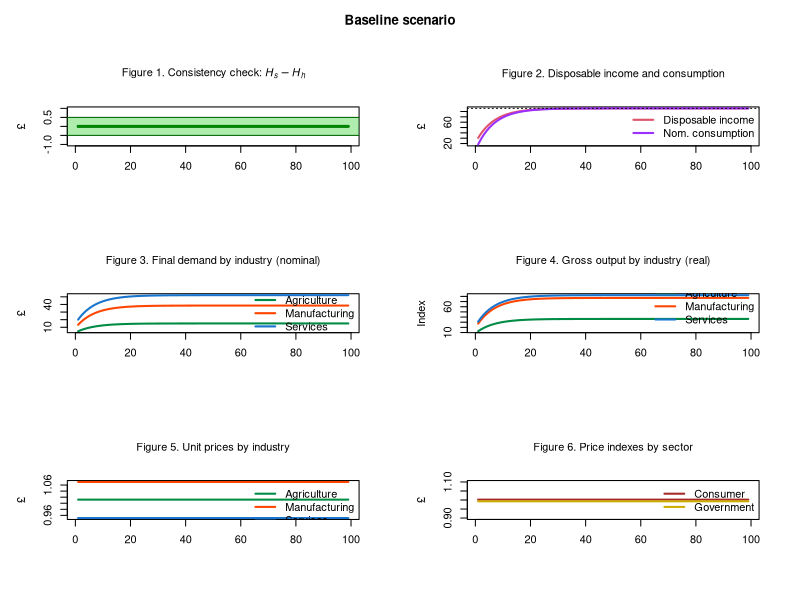
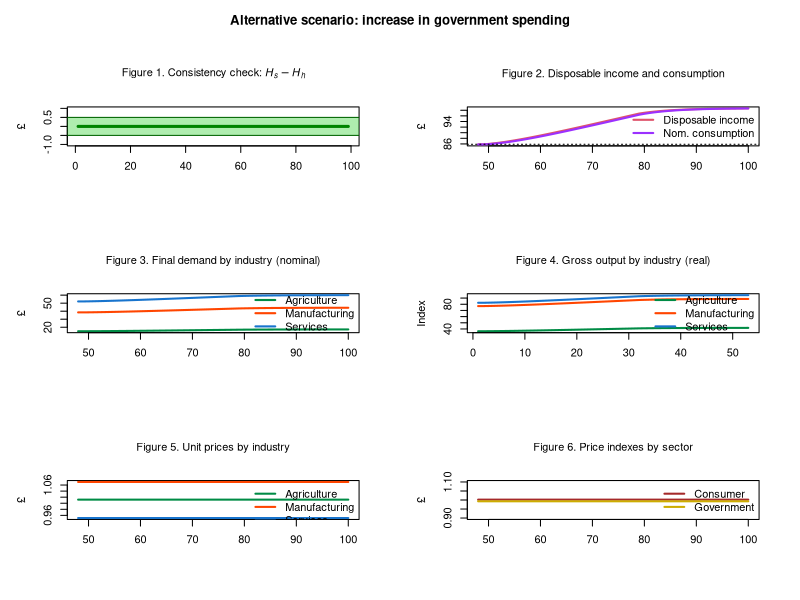

Source code (R) for these figures, in order:
# 3IO-SFC MODEL (BASED ON MODEL PC + 3-INDUSTRY IO TABLES)
# Created by Marco Veronese Passarella
# Last revision: 6 August 2025

# PREPARE THE ENVIRONMENT ####

# Clear Environment
rm(list=ls(all=TRUE))

# Clear Plots
if(!is.null(dev.list())) dev.off()

# Clear Console
cat("\014")

# Set directory/folder
#setwd("C:/Users/...")

# set number of periods
nPeriods = 100

# Set number of scenarios
nScenarios = 2 

# Set number of industries
nIndustries = 3

# Define number of iterations
nIterations <- 100

# SET THE COEFFICIENTS (EXOGENOUS VARIABLES AND PARAMETERS) ####

alpha10 <- 0.8 #Autonomous component of propensity to consume out of income
alpha11 <- 8 #Interest rate elasticity of propensity to consume out of income (minus sign)
alpha2 <- 0.4 #Propensity to consume out of wealth
w <- 0.4 #Uniform wage rate
mu <- 0.875 #Uniform mark-up
pr1 <- 3.5 #Labour productivity in industry 1
pr2 <- 5 #Labour productivity in industry 2
pr3 <- 2.2 #Labour productivity in industry 3
lambda0 <- 0.635 #Autonomous share of bills
lambda1 <- 5 #Elasticity of bills demand to interest rate
lambda2 <- 0.01 #Elasticity of bills demand to yd/v
theta <- 0.2 #Tax rate on income
r_bar <- matrix(data=0.025,nrow=nScenarios,ncol=nPeriods) #Interest rate as policy instrument
beta1_c_bar <- 0.15 #Household consumption share of product 1
beta2_c_bar <- 0.35 #Household consumption share of product 2
beta3_c_bar <- 0.50 #Household consumption share of product 3
beta1_g_bar <- 0.10 #Government consumption share of product 1
beta2_g_bar <- 0.30 #Government consumption share of product 2
beta3_g_bar <- 0.60 #Government consumption share of product 3
a11 <- 0.11 #Quantity of product 1 necessary to produce one unit of product 1
a12 <- 0.12 #Quantity of product 1 necessary to produce one unit of product 2
a13 <- 0.10 #Quantity of product 1 necessary to produce one unit of product 3
a21 <- 0.21 #Quantity of product 2 necessary to produce one unit of product 1
a22 <- 0.22 #Quantity of product 2 necessary to produce one unit of product 2
a23 <- 0.20 #Quantity of product 2 necessary to produce one unit of product 3
a31 <- 0.15 #Quantity of product 3 necessary to produce one unit of product 1
a32 <- 0.18 #Quantity of product 3 necessary to produce one unit of product 2
a33 <- 0.10 #Quantity of product 3 necessary to produce one unit of product 3

# CREATE VARIABLES AND ATTRIBUTE INITIAL VALUES ####

# Use 'array' function to create 3-dimension variables
x <- array(data=0,dim=c(nScenarios,nPeriods,nIndustries)) #Gross output by industry (real)
d <- array(data=0,dim=c(nScenarios,nPeriods,nIndustries)) #Demand by industry (real)
beta_c <- array(data=0,dim=c(nScenarios,nPeriods,nIndustries)) #Real consumption composition
beta_g <- array(data=0,dim=c(nScenarios,nPeriods,nIndustries)) #Real government expenditure composition
p <- array(data=1,dim=c(nScenarios,nPeriods,nIndustries)) #Unit prices

# Create matrix of coefficients
A <- matrix(data=0,nrow=nIndustries,ncol=nIndustries) #2D matrix of technical coefficients
I <- diag(x=1, nrow=nIndustries, ncol=nIndustries) #2D diagonal matrix
A4 <- array(data=0,dim=c(nScenarios,nPeriods,nIndustries,nIndustries)) #4D matrix of technical coefficients

# Other 2-dimension variables
alpha1 <- matrix(data=alpha10-alpha11*r_bar,nrow=nScenarios,ncol=nPeriods) #Propensity to consume out of income
b_cb <- matrix(data=0,nrow=nScenarios,ncol=nPeriods) #Government bills held by Central Bank
b_h <- matrix(data=0,nrow=nScenarios,ncol=nPeriods) #Government bills held by households
b_s <- matrix(data=0,nrow=nScenarios,ncol=nPeriods) #Government bills supplied by government
h_h <- matrix(data=0,nrow=nScenarios,ncol=nPeriods) #Cash money held by households
h_s <- matrix(data=0,nrow=nScenarios,ncol=nPeriods) #Cash money supplied by central bank
r <- matrix(data=r_bar,nrow=nScenarios,ncol=nPeriods) #Interest rate on government bills
t <- matrix(data=0,nrow=nScenarios,ncol=nPeriods) #Taxes
v <- matrix(data=0,nrow=nScenarios,ncol=nPeriods) #Households wealth
yd <- matrix(data=0,nrow=nScenarios,ncol=nPeriods) #Disposable income of households
cons <- matrix(data=0,nrow=nScenarios,ncol=nPeriods) #Consumption (real)
g <- matrix(data=20,nrow=nScenarios,ncol=nPeriods) #Government expenditure (real)
y <- matrix(data=0,nrow=nScenarios,ncol=nPeriods) #Value of net output (GDP)
p_c <- matrix(data=1,nrow=nScenarios,ncol=nPeriods) #Average price for the consumers
p_g <- matrix(data=1,nrow=nScenarios,ncol=nPeriods) #Average price for the government
infl <- matrix(data=1,nrow=nScenarios,ncol=nPeriods) #Inflation tax (see Godley and Lavoie, 9.2.4 and 9.3.1)

# RUN THE MODEL ####

# DEFINE THE LOOPS

# Choose scenario
for (j in 1:nScenarios){
  
  # Define time loop
  for (i in 2:nPeriods){
    
    # Define iterations
    for (iterations in 1:nIterations){
      
      # Add alternative scenarios as exogenous shocks
      
      # Shock 1: higher government spending
      if (i>=50 && j==2){
          if(g[j,i-1]>=23){g[j,i]=23}else{g[j,i]=g[j,i-1]+0.1} # Option 1: growing over time
          #g[j,i]=23 # Option 2: one-off shock
        }
      
      # A) Matrix of technical coefficients ####
      
      # 4D matrix of technical coefficients
      A4[j,i,,]=matrix(c(a11,a12,a13,
                         a21,a22,a23,
                         a31,a32,a33), nrow=3, byrow=TRUE)                  
      
      # 2D matrix of technical coefficients
      A = A4[j,i,,]          
      
      
      # B) Define consumption shares ####
      
      # Household real consumption shares
      beta_c[j,i,1]=beta1_c_bar
      beta_c[j,i,2]=beta2_c_bar
      beta_c[j,i,3]=beta3_c_bar
      
      # Government real consumption shares
      beta_g[j,i,1]=beta1_g_bar
      beta_g[j,i,2]=beta2_g_bar
      beta_g[j,i,3]=beta3_g_bar
      
      
      # C) Input-output structure ####
      
      # Real final demand vector by industry - eq. 14
      d[j,i,] = beta_c[j,i,]*cons[j,i] + beta_g[j,i,]*g[j,i]
      
      # Real gross output by industry  - eq. 15
      x[j,i,] = solve(I-A) %*% d[j,i,]
      
      # Value of net output (GDP)  - eq. 1.A
      y[j,i] = t(p[j,i,]) %*% d[j,i,]
      
      
      # D) Price setting ####
      
      # Set unit prices for each industry - eq. 17
      p[j,i,1] = (w/pr1) + (p[j,i,1]*A[1,1] + p[j,i,2]*A[2,1] + p[j,i,3]*A[3,1])*(1 + mu) 
      p[j,i,2] = (w/pr2) + (p[j,i,1]*A[1,2] + p[j,i,2]*A[2,2] + p[j,i,3]*A[3,2])*(1 + mu) 
      p[j,i,3] = (w/pr3) + (p[j,i,1]*A[1,3] + p[j,i,2]*A[2,3] + p[j,i,3]*A[3,3])*(1 + mu) 
      
      # Average price for the consumers - eq. 18
      p_c[j,i] = t(p[j,i,]) %*% beta_c[j,i,]
      
      # Average price for the government - eq. 19
      p_g[j,i] = t(p[j,i,]) %*% beta_g[j,i,]
      
      
      # E) Households' behaviour ####
      
      # Disposable income - eq. 2
      yd[j,i] = y[j,i] - t[j,i] + r[j,i-1]*b_h[j,i-1]
      
      # Wealth accumulation - eq. 4 
      v[j,i] = v[j,i-1] + (yd[j,i] - p_c[j,i]*cons[j,i])
      
      # Real consumption function with no monetary illusion - eq. 5.A.1 
      cons[j,i] = alpha1[j,i]*((yd[j,i]/p_c[j,i])-infl[j,i]) + alpha2*v[j,i-1]/p_c[j,i]
      
      # Endogenous propensity to consume out of income - eq. 12
      alpha1[j,i] = alpha10 - alpha11*r[j,i-1]   
      
      # Inflation tax for households - eq. 5.A.1
      infl[j,i] = ((p_c[j,i]-p_c[j,i-1])/p_c[j,i-1])*(v[j,i-1]/p_c[j,i])
      
      
      # F) Portfolio equations ####
      
      # Demand for cash money - eq. 6
      h_h[j,i] = v[j,i] - b_h[j,i]
      
      # Demand for government bills - eq. 7
      b_h[j,i] = v[j,i]*(lambda0 + lambda1*r[j,i] - lambda2*(yd[j,i]/v[j,i]))
      
      
      # G) Government ####
      
      # Tax payments - eq. 3 
      t[j,i] = theta*(y[j,i] + r[j,i-1]*b_h[j,i-1])
      
      # Supply of government bills - eq. 8
      b_s[j,i] = b_s[j,i-1] + ( p_g[j,i]*g[j,i] + r[j,i-1]*b_s[j,i-1]) - (t[j,i] + r[j,i-1]*b_cb[j,i-1])
      
      
      # H) Central bank ####
      
      # Supply of cash - eq. 9
      h_s[j,i] = h_s[j,i-1] + b_cb[j,i] - b_cb[j,i-1]
      
      # Government bills held by the central bank - eq. 10
      b_cb[j,i] = b_s[j,i] - b_h[j,i]
      
      # Interest rate as policy instrument - eq. 11
      r[j,i] = r_bar[j,i]
      
    }
  }
}

# DEFINE PLOTTING LAYOUT AND COLOURS ####

# Layout
layout(matrix(c(1:6), 3, 2, byrow = TRUE))
par(mar = c(5.1+1, 4.1+1, 4.1+1, 2.1+1), 
    oma = c(0, 0, 3, 0))  

# Customized colours
mycol1 <- rgb(0, 200, 0, max = 255, alpha = 80)

# Considered time span
tspan <- nPeriods

# CONSISTENCY CHECK (REDUNDANT EQUATION) ####

# Create consistency statement and other info ####
aerror<-0
error<-0
for (j in 1:nScenarios){
  for (i in 2:(nPeriods-1)){
    error <- error + (h_s[j,i]-h_h[j,i])^2}}
aerror <- error/(nPeriods*nPeriods)
if ( aerror<0.01 ){cat(" *********************************** \n Good news! The model is watertight! \n", "Average error =", aerror, "< 0.01 \n", "Cumulative error =", error, "\n ***********************************")} else{
  if ( aerror<1 && aerror<1 ){cat(" *********************************** \n Minor issues with model consistency \n", "Average error =", aerror, "> 0.1 \n", "Cumulative error =", error, "\n ***********************************")}
  else{cat(" ******************************************* \n Warning: the model is not fully consistent! \n", "Average error =", aerror, "> 1 \n", "Cumulative error =", error, "\n *******************************************")} }      
cat("\n Number of industries =", nIndustries)
cat("\n Number of scenarios =", nScenarios)
cat("\n Number of iterations/t =", nIterations)
cat("\n ***********************************")

# Figure 1: redundant equation
plot(h_s[1,2:tspan]-h_h[1,2:tspan], type="l", col="darkgreen",lwd=3,lty=1,font.main=1,cex.main=1,
     main=expression("Figure 1. Consistency check: " * italic(H[phantom("")]["s"]) - italic(H[phantom("")]["h"])),
     cex.axis=1,cex.lab=1,ylab = '\u00A3',
     xlab = '',ylim = range(-1,1))
rect(xleft=-10,xright=tspan*1.1,ybottom=-0.5,ytop=0.5,col=mycol1,border=NA)
abline(h=c(-0.5,0.5),lwd=1,col="darkgreen")

# PLOT RESULTS FOR THE BASELINE SCENARIO ####

# Add title
title("Baseline scenario", outer = TRUE)

# Figure 2: disposable income and consumption
plot(yd[1,2:tspan],type="l", col=2, lwd=2, lty=1, font.main=1,cex.main=1,
     main="Figure 2. Disposable income and consumption",
     ylab = '\u00A3',xlab = '',ylim = range(min(cons[1,2:tspan]*p_c[1,2:tspan]),max(yd[1,2:tspan])),
     cex.axis=1,cex.lab=1)
lines(cons[1,2:tspan]*p_c[1,2:tspan],type="l",lwd=2,lty=1,col="purple1")
legend("right",c("Disposable income","Nom. consumption"),  bty = "n",
       cex=1, lty=c(1,1), lwd=c(2,2), col = c(2,"purple1"), box.lty=0)
abline(h=yd[1,nPeriods],col=1,lty=3)

# Figure 3: Final demand by industry 
plot(d[1,2:tspan,1]*p[1,2:tspan,1],type="l",lwd=2,col="springgreen4",
     main="Figure 3. Final demand by industry (nominal)",
     font.main=1,cex.main=1,
     ylab = '£',xlab = '',ylim=range(max(p[1,2:tspan,]*d[1,2:tspan,]),min(p[1,2:tspan,]*d[1,2:tspan,])))
lines(p[1,2:tspan,2]*d[1,2:tspan,2],type="l",lwd=2,col="orangered",lty=1)
lines(p[1,2:tspan,3]*d[1,2:tspan,3],type="l",lwd=2,col="dodgerblue3",lty=1)
legend("right",c("Agriculture","Manufacturing","Services"),  bty = 'n', cex=1, lty=c(1,1,1), lwd=c(2,2,2), col = c("springgreen4","orangered","dodgerblue3"), box.lty=0)

# Figure 4: Gross outputs by industry 
plot(x[1,2:tspan,1],type="l",lwd=2,col="springgreen4",
     main="Figure 4. Gross output by industry (real)",
     font.main=1,cex.main=1,
     ylab = 'Index',xlab = '',ylim=range(min(x[1,2:tspan,]),max(x[1,2:tspan,])))
lines(x[1,2:tspan,2],type="l",lwd=2,col="orangered",lty=1)
lines(x[1,2:tspan,3],type="l",lwd=2,col="dodgerblue3",lty=1)
legend("bottomright",c("Agriculture","Manufacturing","Services"),  bty = 'n', cex=1, lty=c(1,1,1), lwd=c(2,2,2), col = c("springgreen4","orangered","dodgerblue3"), box.lty=0)

# Figure 5: Unit prices by industry 
plot(p[1,2:tspan,1],type="l",lwd=2,col="springgreen4",
     main="Figure 5. Unit prices by industry",
     font.main=1,cex.main=1,
     ylab = '£',xlab = '',ylim=range(min(p[1,2:tspan,]),max(p[1,2:tspan,])))
lines(p[1,2:tspan,2],type="l",lwd=2,col="orangered",lty=1)
lines(p[1,2:tspan,3],type="l",lwd=2,col="dodgerblue3",lty=1)
legend("topright",c("Agriculture","Manufacturing","Services"),  bty = 'n', cex=1, lty=c(1,1,1), lwd=c(2,2,2), col = c("springgreen4","orangered","dodgerblue3"), box.lty=0)

# Figure 6: Price indexes by sector 
plot(p_c[1,2:tspan],type="l",lwd=2,col="brown",
     main="Figure 6. Price indexes by sector",
     font.main=1,cex.main=1,
     ylab = '£',xlab = '',ylim=range(0.9,1.1))
lines(p_g[1,2:tspan],type="l",lwd=2,col="gold3",lty=1)
legend("topright",c("Consumer","Government"),  bty = 'n', cex=1, lty=c(1,1), lwd=c(2,2), col = c("brown","gold3"), box.lty=0)

# PLOT RESULTS FOR THE ALTERNATIVE SCENARIO ####

# Adjust plotting period
period = 48:tspan

# Figure 1: redundant equation
plot(h_s[2,2:tspan]-h_h[2,2:tspan], type="l", col="darkgreen",lwd=3,lty=1,font.main=1,cex.main=1,
     main=expression("Figure 1. Consistency check: " * italic(H[phantom("")]["s"]) - italic(H[phantom("")]["h"])),
     cex.axis=1,cex.lab=1,ylab = '\u00A3',
     xlab = '',ylim = range(-1,1))
rect(xleft=-10,xright=tspan*1.1,ybottom=-0.5,ytop=0.5,col=mycol1,border=NA)
abline(h=c(-0.5,0.5),lwd=1,col="darkgreen")

# Add title
title("Alternative scenario: increase in government spending", outer = TRUE)

# Figure 2: disposable income and consumption
plot(period,yd[2,48:tspan],type="l", col=2, lwd=2, lty=1, font.main=1,cex.main=1,
     main="Figure 2. Disposable income and consumption",
     ylab = '\u00A3',xlab = '',ylim = range(min(cons[2,48:tspan]*p_c[2,48:tspan]),max(yd[2,48:tspan])),
     cex.axis=1,cex.lab=1)
lines(period,cons[2,48:tspan]*p_c[2,48:tspan],type="l",lwd=2,lty=1,col="purple1")
legend("right",c("Disposable income","Nom. consumption"),  bty = "n",
       cex=1, lty=c(1,1), lwd=c(2,2), col = c(2,"purple1"), box.lty=0)
abline(h=yd[1,nPeriods],col=1,lty=3)

# Figure 3: Final demand by industry 
plot(period,d[2,48:tspan,1]*p[2,48:tspan,1],type="l",lwd=2,col="springgreen4",
     main="Figure 3. Final demand by industry (nominal)",
     font.main=1,cex.main=1,
     ylab = '£',xlab = '',ylim=range(max(p[2,48:tspan,]*d[2,48:tspan,]),min(p[2,48:tspan,]*d[2,48:tspan,])))
lines(period,p[2,48:tspan,2]*d[2,48:tspan,2],type="l",lwd=2,col="orangered",lty=1)
lines(period,p[2,48:tspan,3]*d[2,48:tspan,3],type="l",lwd=2,col="dodgerblue3",lty=1)
legend("right",c("Agriculture","Manufacturing","Services"),  bty = 'n', cex=1, lty=c(1,1,1), lwd=c(2,2,2), col = c("springgreen4","orangered","dodgerblue3"), box.lty=0)

# Figure 4: Gross outputs by industry 
plot(x[2,48:tspan,1],type="l",lwd=2,col="springgreen4",
     main="Figure 4. Gross output by industry (real)",
     font.main=1,cex.main=1,
     ylab = 'Index',xlab = '',ylim=range(min(x[2,48:tspan,]),max(x[2,48:tspan,])))
lines(x[2,48:tspan,2],type="l",lwd=2,col="orangered",lty=1)
lines(x[2,48:tspan,3],type="l",lwd=2,col="dodgerblue3",lty=1)
legend("right",c("Agriculture","Manufacturing","Services"),  bty = 'n', cex=1, lty=c(1,1,1), lwd=c(2,2,2), col = c("springgreen4","orangered","dodgerblue3"), box.lty=0)

# Figure 5: Unit prices by industry 
plot(period,p[2,48:tspan,1],type="l",lwd=2,col="springgreen4",
     main="Figure 5. Unit prices by industry",
     font.main=1,cex.main=1,
     ylab = '£',xlab = '',ylim=range(min(p[2,48:tspan,]),max(p[2,48:tspan,])))
lines(period,p[2,48:tspan,2],type="l",lwd=2,col="orangered",lty=1)
lines(period,p[2,48:tspan,3],type="l",lwd=2,col="dodgerblue3",lty=1)
legend("topright",c("Agriculture","Manufacturing","Services"),  bty = 'n', cex=1, lty=c(1,1,1), lwd=c(2,2,2), col = c("springgreen4","orangered","dodgerblue3"), box.lty=0)

# Figure 6: Price indexes by sector 
plot(period,p_c[2,48:tspan],type="l",lwd=2,col="brown",
     main="Figure 6. Price indexes by sector",
     font.main=1,cex.main=1,
     ylab = '£',xlab = '',ylim=range(0.9,1.1))
lines(period,p_g[2,48:tspan],type="l",lwd=2,col="gold3",lty=1)
legend("topright",c("Consumer","Government"),  bty = 'n', cex=1, lty=c(1,1), lwd=c(2,2), col = c("brown","gold3"), box.lty=0)
